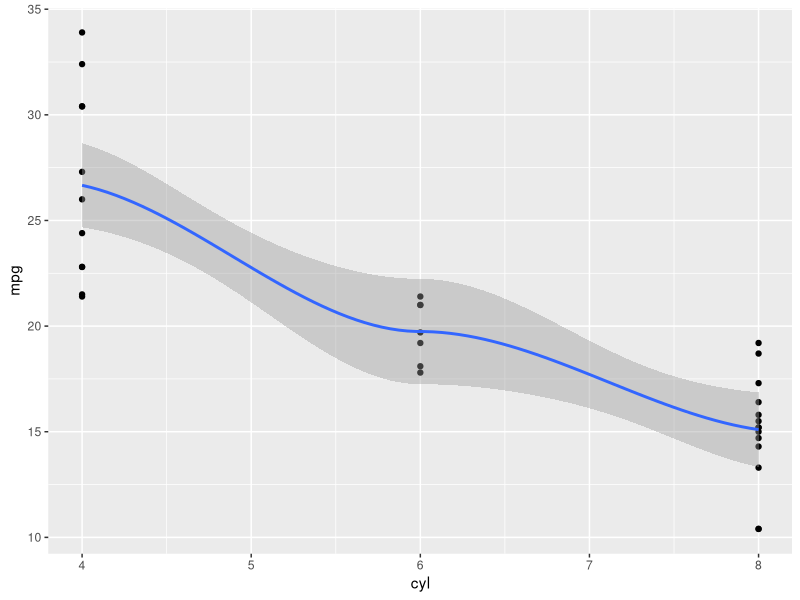

Write R code to recreate this figure.
## ---- chunk 1
library(tidyverse)

mtcars |> 
  filter(cyl == 6)

## ---- chunk 2
ggplot(mtcars) + 
  geom_point(aes(cyl, mpg)) +
  geom_smooth(aes(cyl, mpg))

